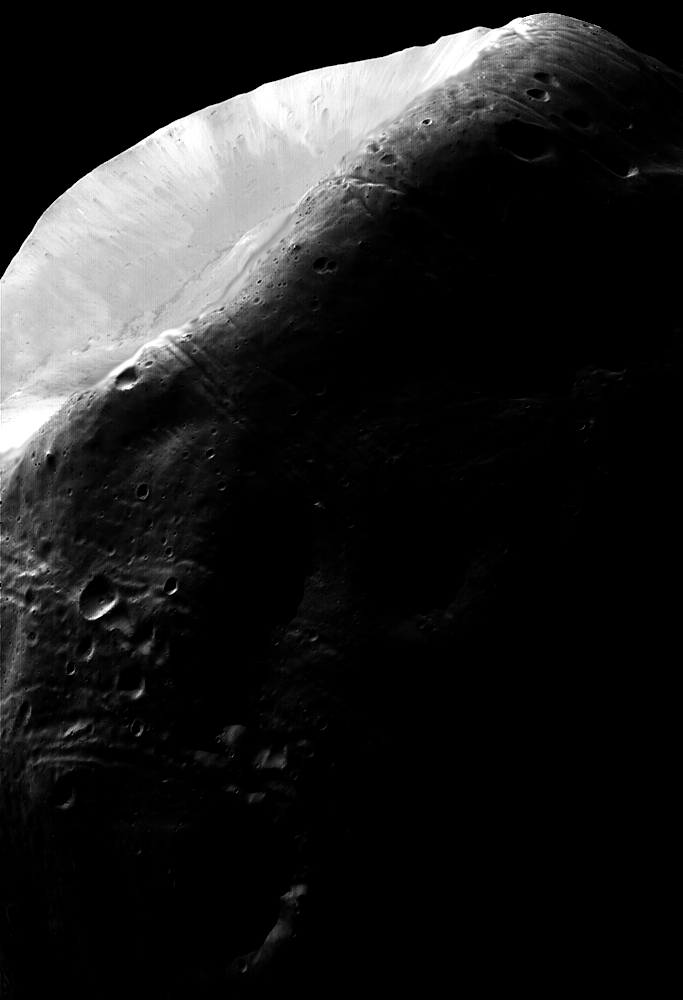
%> input picture DIP3E_CH03/figures/fig0323.tif, 683 x 1000 px
$ octave q3_25.m   (GNU Octave 9; MATLAB toolbox functions it lacks are replaced by stand-ins)
%> lines starting %> are read from the running program, lines starting %| are printed output that depends on the picture
%%Figura 3.25
src = imread('fig0323.tif');
%> src is the input picture: size 1000x683 uint8; min 0, max 255, mean 31.7

t = ones(1, 256);
t(1:127) = linspace(0, 10, 127);
t(127:200) = linspace(10, 120, 74);
t(200:256) = linspace(120, 256, 57);
t = rescale(t,0,255);

localbins = linspace(0,255,256);
cont = zeros(256,1);

cont(1:15) = linspace(0,7*10^4,15);
cont(15:28) = linspace(7*10^4, 1.31*10^4,14);
cont(28:190) = linspace(1.31*10^4, 0, 163);
cont(190:194) = linspace(0, 1.31*10^4, 5);
cont(194:256) = linspace(1.31*10^4, 0, 63);

im_b = histeq(src);
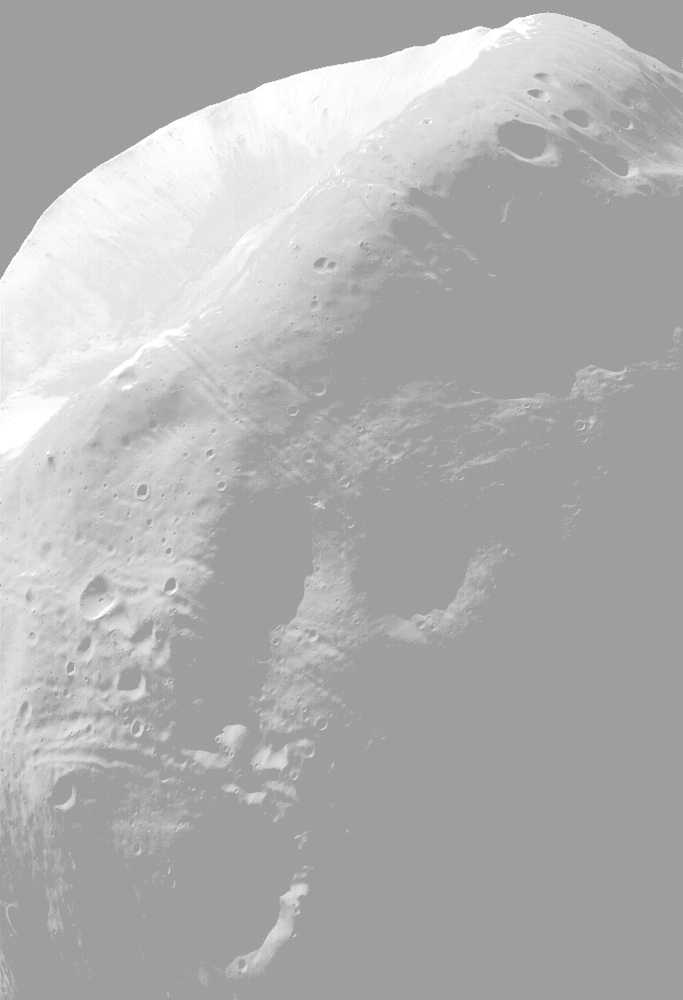
%> im_b: size 1000x683 uint8; min 158, max 255, mean 176.5

[m,n] = size(src);
%> m = 1000; n = 683
src = uint8(src) + 1;

for i = 1:m
    for j = 1:n
        im_b(i,j) = t(im_b(i,j));
    end
end
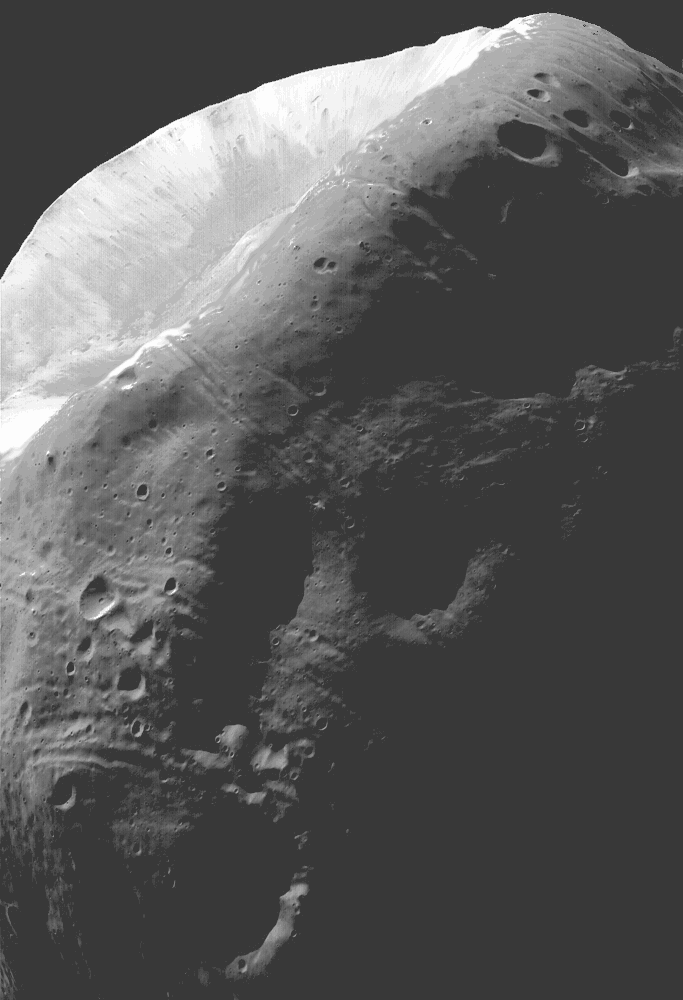
%> im_b: size 1000x683 uint8; min 56, max 253, mean 89.5

figure;
subplot(3,2,1);
stem(localbins, cont, 'Marker', 'none');
subplot(3,2,2);
imshow(im_b);
subplot(3,2,3);
plot(0:255,t);
subplot(3,2,5);
imhist(im_b);
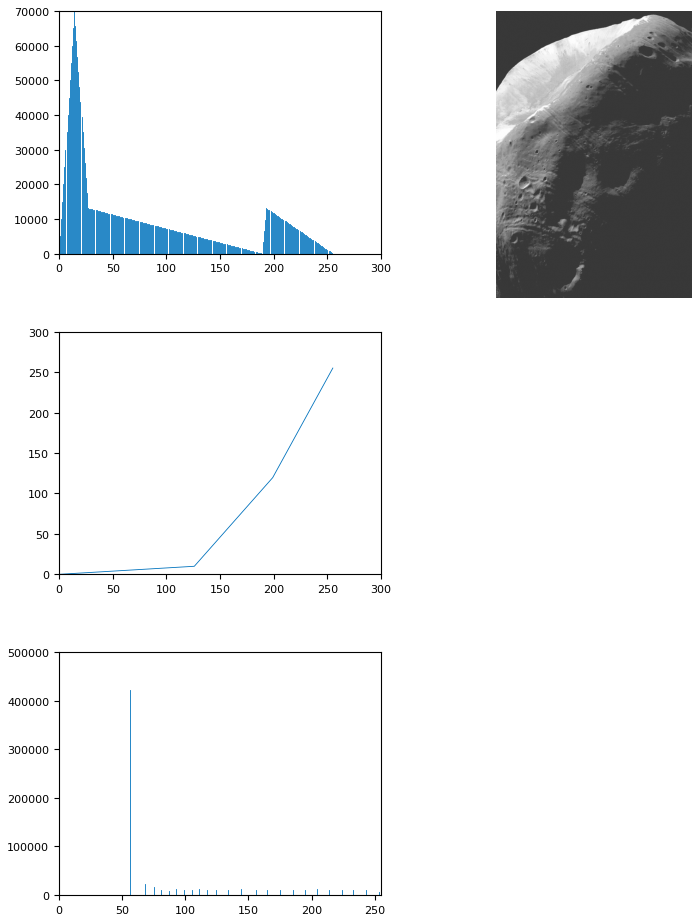
%> figure redrawn from the program's plot data, 4 panels

$ run again, with DIP3E_CH03/figures/fig0310.tif copied over DIP3E_CH03/figures/fig0323.tif
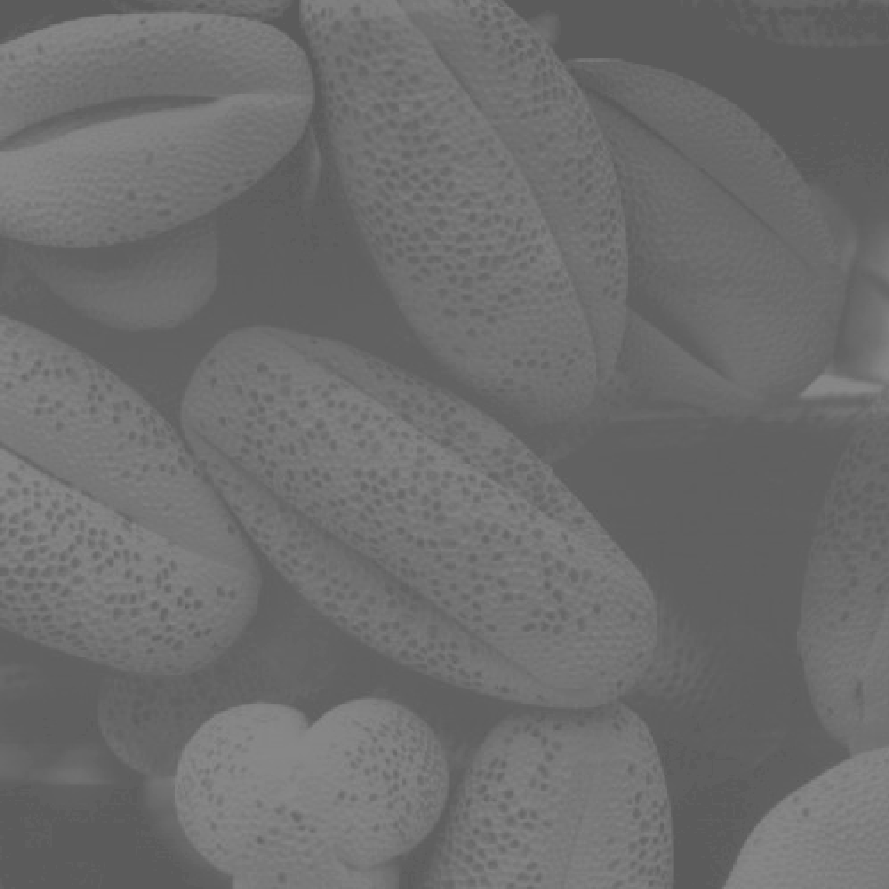
%> input picture DIP3E_CH03/figures/fig0310.tif, 889 x 889 px
%> src is the input picture: size 889x889 uint8; min 91, max 138, mean 109.1
%> after the loop `for i = 1:m`:
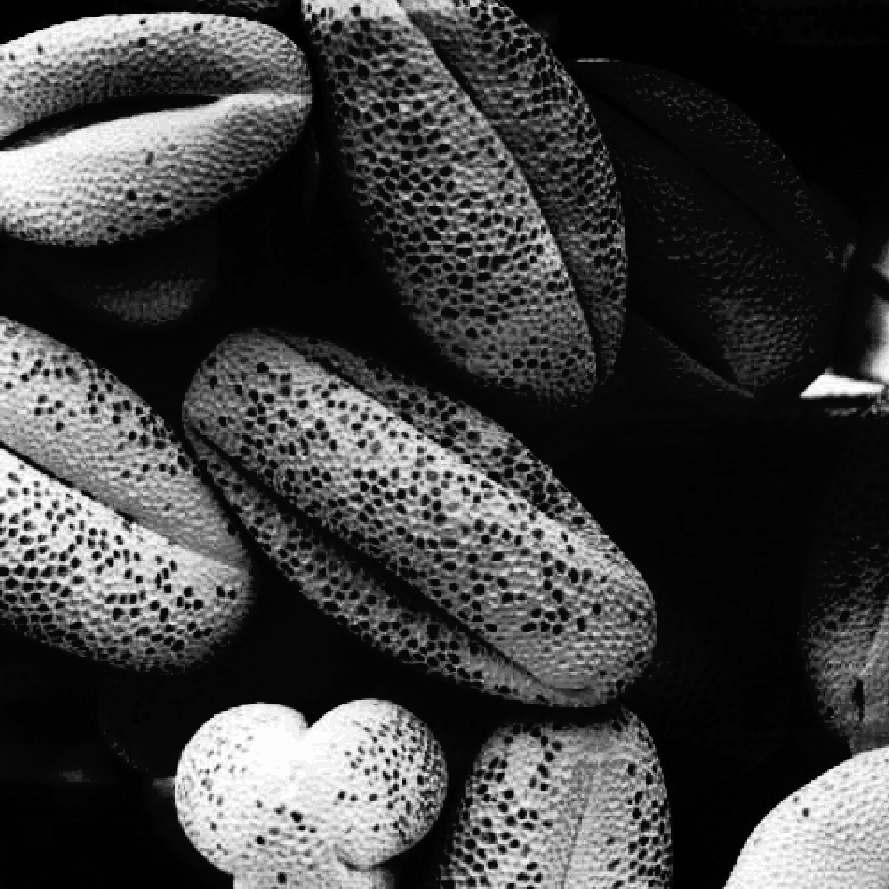
%> im_b: size 889x889 uint8; min 1, max 253, mean 63.8
%> `imhist(im_b);`:
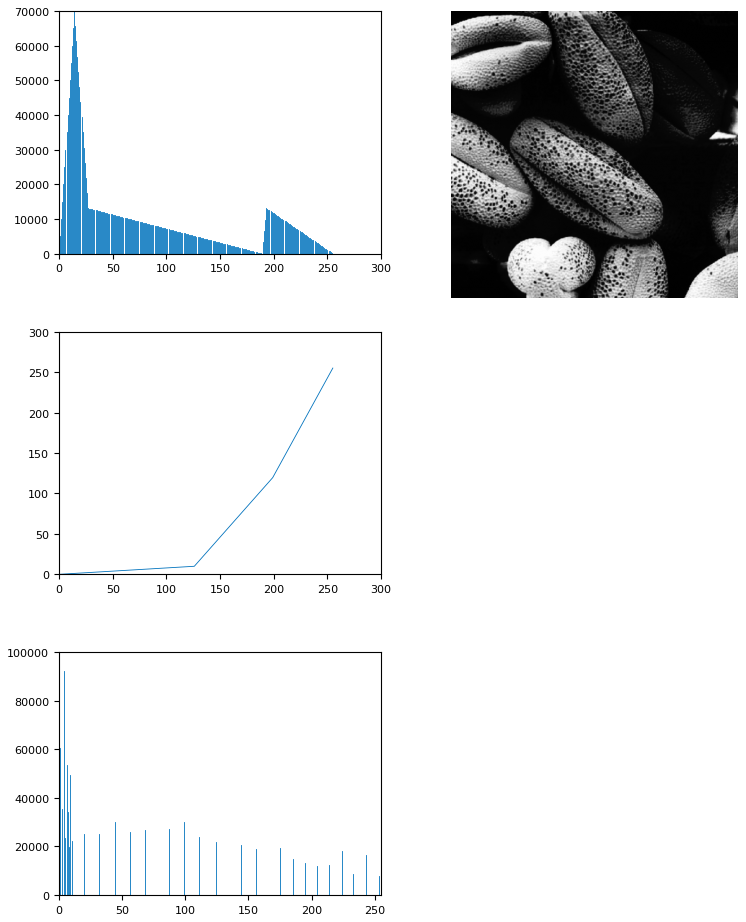
%> figure redrawn from the program's plot data, 4 panels
